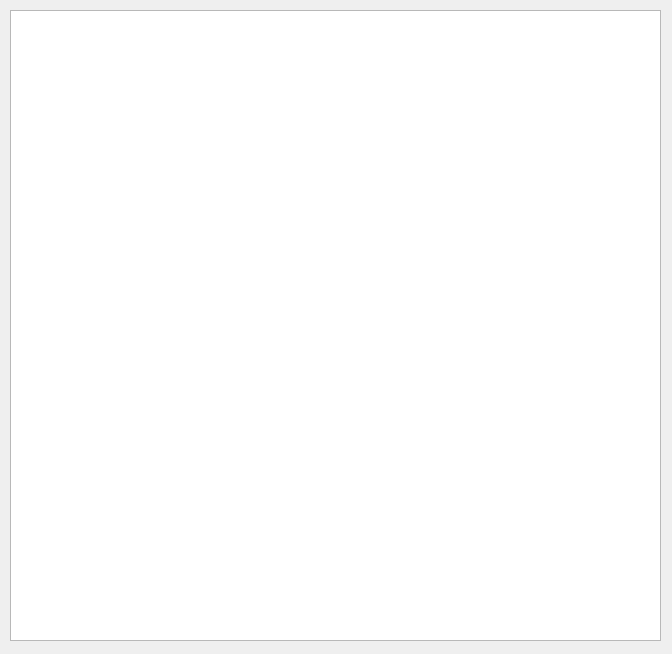
<?xml version="1.0" encoding="UTF-8"?>
<ui version="4.0">
 <class>PrintPreview</class>
 <widget class="QWidget" name="PrintPreview">
  <property name="geometry">
   <rect>
    <x>0</x>
    <y>0</y>
    <width>672</width>
    <height>654</height>
   </rect>
  </property>
  <property name="windowTitle">
   <string>Vista Previa</string>
  </property>
  <widget class="QTextBrowser" name="textBrowser">
   <property name="geometry">
    <rect>
     <x>10</x>
     <y>10</y>
     <width>651</width>
     <height>631</height>
    </rect>
   </property>
  </widget>
 </widget>
 <resources/>
 <connections/>
</ui>
